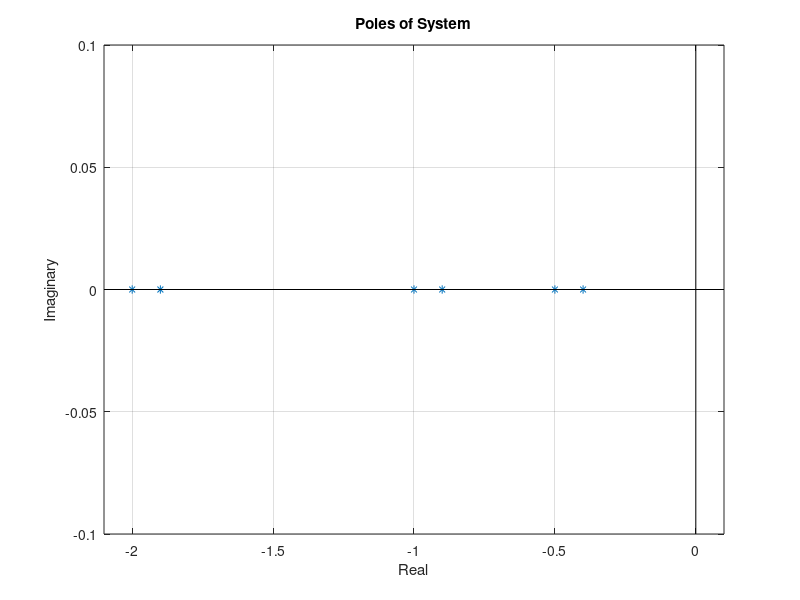

The MATLAB script that drew this image: (Note: this script raises an error after producing the figure.)
%% Run Simulation
%

%#ok<*UNRCH>
clc, clear, close all;

if ~exist('GRAPHICAL_PLOT','var')
    clc, clear, close all;
    
    GRAPHICAL_PLOT = false;
    PLOT_LINEAR = false;
    END_PLOT = true;
    MAKE_VIDEO = false;
    
    initState = [0;1;pi/8;pi/8;-pi/8;pi/8];
%     initState = [0;0;0;0;0;0];
    
%     L_Goal = [-20;-15;-10;-5;-3.5;-2]*0.1;
    L_Goal = [-20;-19;-10;-9;-5;-4]*0.1;
%     L_Goal = linspace(-0.3,-0.15,6)*1;

    step = 0.0001; % Seconds
    timesteps = 0:step:50-step;
    F_Summary = zeros(numel(timesteps),1) + 10;
    lim = 1;
    
%     C = [1 0 0 0 0 0];
    C = [1 0 0 0 1 0];
%     C = [1 0 1 0 1 0];
end
% Set up simulation parameters
M = 1000; % kg
m1 = 100; % kg
m2 = 100; % kg
l1 = 20; % m
l2 = 10; % m
g = 9.81; % m/s^2

% Create struct
params = struct;
params.M = M;
params.m1 = m1;
params.m2 = m2;
params.l1 = l1;
params.l2 = l2;
params.g = g;

stateLin = initState;
stateNonLin = initState;
estimatedStateLin = zeros(size(stateLin));
estimatedStateNonLin = estimatedStateLin;

AF = [0,1,0,0,0,0;0,0,-g*m1/M,0,-g*m2/M,0;0,0,0,1,0,0;0,0,-g*(M+m1)/(M*l1),0,-g*m2/(M*l1),0;0,0,0,0,0,1;0,0,-g*m1/(M*l2),0,-g*(M+m2)/(M*l2),0];
BF = [0;1/M;0;1/(M*l1);0;1/(M*l2)];

L = place(AF',C',L_Goal).';
eo = eig(AF - L*C);
disp(real(eo));

figure;
limits = [min(real(eo)) - 0.1, 0.1, min(imag(eo)) - 0.1,max(imag(eo)) + 0.1];
plot(real(eo),imag(eo),'*',limits(1:2),[0,0],'k',[0,0],limits(3:4),'k');
xlabel('Real'); ylabel('Imaginary'); title('Poles of System');
axis(limits); grid on;

% Set up Time data
resultLin = zeros(numel(timesteps) + 1, 14);
resultNonLin = resultLin;
if GRAPHICAL_PLOT
    fig = figure; fig.Position = [17 100 1200 728];
    ax1 = subplot(2,1,1); title(ax1,'Uncontrolled Lin');
    ax2 = subplot(2,1,2); title(ax2,'Uncontrolled NonLin');
end
if MAKE_VIDEO
    v = VideoWriter('video','MPEG-4');
    open(v);
end
FLin = F_Summary;
% FLin = 200 * ones(numel(timesteps),1);
FNonLin = FLin;
for timeIndex = 1:numel(timesteps)
    destimatedStateLin = AF*estimatedStateLin + BF*FLin(timeIndex) + L*C*(stateLin - estimatedStateLin);
    destimatedStateNonLin = AF*estimatedStateNonLin + BF*FNonLin(timeIndex) + L*C*(stateNonLin - estimatedStateNonLin);
    estimatedStateLin = estimatedStateLin + destimatedStateLin * step;
    estimatedStateNonLin = estimatedStateNonLin + destimatedStateNonLin * step;
    
    resultLin(timeIndex,:) = [timesteps(timeIndex), stateLin.', FLin(timeIndex), estimatedStateLin.'];
    resultNonLin(timeIndex,:) = [timesteps(timeIndex), stateNonLin.', FNonLin(timeIndex), estimatedStateNonLin.'];
    
    stateLin = simulateLinearSystem(stateLin, FLin(timeIndex), step, params);
    stateNonLin = simulateNonLinearSystem(stateNonLin, FNonLin(timeIndex), step, params);
    
    if GRAPHICAL_PLOT && mod(timeIndex, 10) == 0
        plotState(ax1, stateLin(1), stateLin(3), stateLin(5), params.l1, params.l2);
        plotState(ax2, stateNonLin(1), stateNonLin(3), stateNonLin(5), params.l1, params.l2);
        if MAKE_VIDEO
            writeVideo(v,getframe(gcf));
        end
    end
end
if MAKE_VIDEO
    close(v);
end
resultLin(end,:) = [timesteps(end) + step, stateLin.', nan, estimatedStateLin.'];
resultNonLin(end,:) = [timesteps(end) + step, stateNonLin.', nan, estimatedStateNonLin.'];
if (END_PLOT)
    figure('units','normalized','outerposition',[0 0 1 1]);
    subplot 321;plot(resultLin(1:end,1),resultLin(1:end,2) - resultLin(1:end,9),'r',resultNonLin(1:end,1),resultNonLin(1:end,2) - resultNonLin(1:end,9),'b-.'); legend('Linear','Non-Linear'); ylabel('X'); xlabel('Time'); title('Estimation Error X');ylim([-lim,lim]);
    subplot 323;plot(resultLin(1:end,1),resultLin(1:end,4) - resultLin(1:end,11),'r',resultNonLin(1:end,1),resultNonLin(1:end,4) - resultNonLin(1:end,11),'b-.'); legend('Linear','Non-Linear'); ylabel('Theta 1'); xlabel('Time'); title('Estimation Error Theta 1');ylim([-lim,lim]);
    subplot 325;plot(resultLin(1:end,1),resultLin(1:end,6) - resultLin(1:end,13),'r',resultNonLin(1:end,1),resultNonLin(1:end,6) - resultNonLin(1:end,13),'b-.'); legend('Linear','Non-Linear'); ylabel('Theta 2'); xlabel('Time'); title('Estimation Error Theta 2');ylim([-lim,lim]);
    subplot 322;plot(resultLin(1:end,1),resultLin(1:end,3) - resultLin(1:end,10),'r',resultNonLin(1:end,1),resultNonLin(1:end,3) - resultNonLin(1:end,10),'b-.'); legend('Linear','Non-Linear'); ylabel('d/dt X'); xlabel('Time'); title('Estimation Error d/dt X');ylim([-lim,lim]);
    subplot 324;plot(resultLin(1:end,1),resultLin(1:end,5) - resultLin(1:end,12),'r',resultNonLin(1:end,1),resultNonLin(1:end,5) - resultNonLin(1:end,12),'b-.'); legend('Linear','Non-Linear'); ylabel('d/dt Theta 1'); xlabel('Time'); title('Estimation Error d/dt Theta 1');ylim([-lim,lim]);
    subplot 326;plot(resultLin(1:end,1),resultLin(1:end,7) - resultLin(1:end,14),'r',resultNonLin(1:end,1),resultNonLin(1:end,7) - resultNonLin(1:end,14),'b-.'); legend('Linear','Non-Linear'); ylabel('d/dt Theta 2'); xlabel('Time'); title('Estimation Error d/dt Theta 2');ylim([-lim,lim]);
end
function plotState(ax, x, theta1, theta2, l1, l2)
    axes(ax);
    
    % Plot Ropes
    center1 = [x - l1*sin(theta1),-l1*cos(theta1)];
    center2 = [x - l2*sin(theta2),-l2*cos(theta2)];
    plot([center1(1), x, center2(1)], [center1(2), 0, center2(2)], 'k');
    hold on;
    
    % Plot Box
    boxWidth = 5; boxHeight = 5;
    rectangle('Position',[x-boxWidth/2, -boxHeight/2, boxWidth, boxHeight]);
    
    % Plot Circles
    massRadius = 2.5;
    rectangle('Position',[center1 - massRadius/2,massRadius,massRadius],'Curvature',1);
    rectangle('Position',[center2 - massRadius/2,massRadius,massRadius],'Curvature',1);
    
    % Adjust Axis
    xlim([-60+x,60+x]);
    ylim([-25,5]);
    drawnow; hold off;
end
